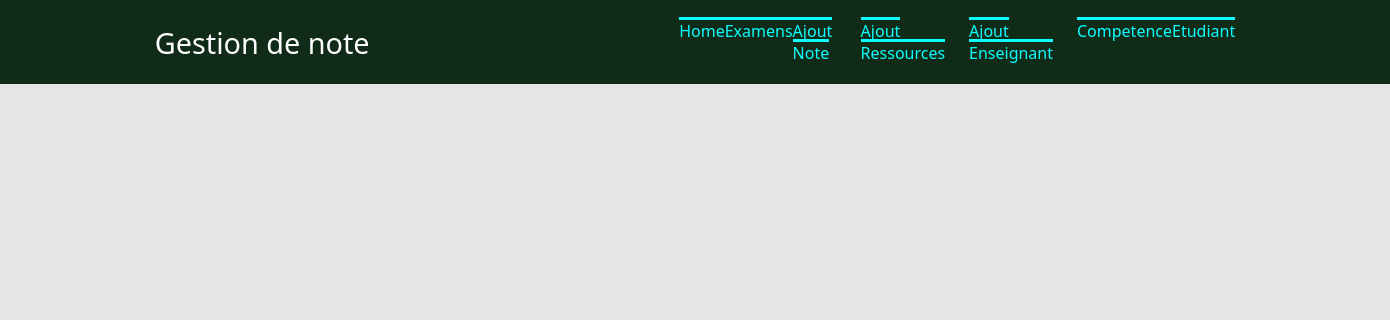
Before: /gestion/affiche_ue/6 with the older database file.
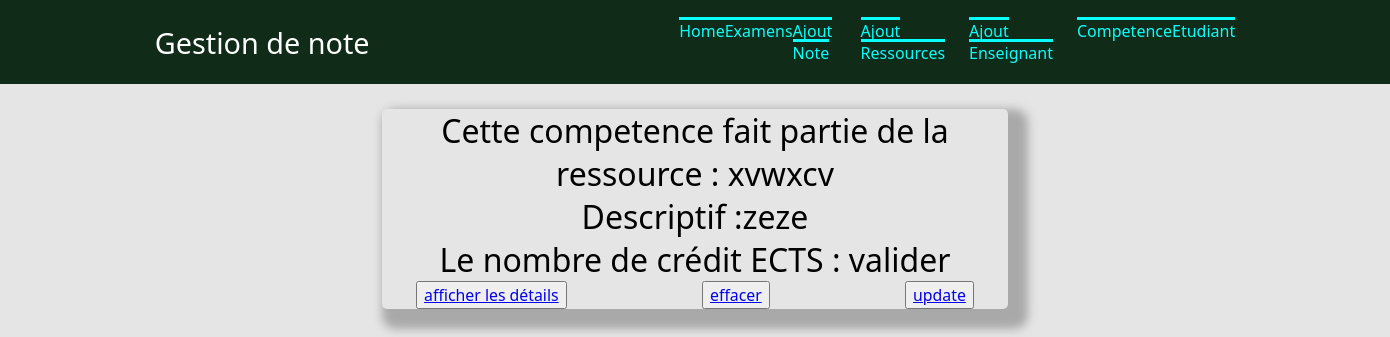
After: the same page with the newer database file.
### gestion/models.py (models this page shows, shortened)
class Ressources(models.Model):
    code_ressource = models.CharField(max_length=100)
    nom = models.CharField(max_length=100)
    descriptif = models.TextField(null=True, blank=True)
    coefficient = models.CharField(max_length=100)
    competence = models.ManyToManyField("UE",null=True, blank=True)

class UE(models.Model):
    code = models.IntegerField(blank=False, null=True)
    nom = models.CharField(max_length=100)
    semestre = models.IntegerField(blank=False, null=True)
    credit = models.IntegerField(blank=False, null=True)

### gestion/views.py (the view)
# urls.py: path('affiche_ue/<int:id>', views.affiche_ue),
def affiche_ue(request, id):
    UE = models.UE.objects.get(pk=id)
    ressources = list(models.Ressources.objects.filter(competence=UE))
    return render(request,"gestion/affiche_ue.html",{'UE': UE,'ressources':ressources})

### gestion/templates/gestion/affiche_ue.html (shortened to what this page needs)
     {% extends "gestion/main.html" %}
{% block content %}
 {% for l in ressources %}
<ul class="ul1">
<h1>Cette competence fait partie de la ressource : {{l.nom}}<br>
Descriptif :{{l.descriptif}}
</h1>
<h1>Le nombre de crédit ECTS : {{UE.credit}}</h1>
    <li class="li1">
   <button name="button"><a href="/gestion/affiche_ue{{l.id}}"> afficher les détails  </a></button> <br>
        <button name="button"><a href="/gestion/deleteressources/{{l.id}}"> effacer  </a></button> <br>
<button name="button"><a href="/gestion/updateressources/{{l.id}}"> update </a></button>   </li>
</ul>
  {%endfor%}
{% endblock %}

Changed rows visible on the page:
added Ressources: nom "xvwxcv", descriptif "zeze"
now on this page (row unchanged): UE: credit "valider"
